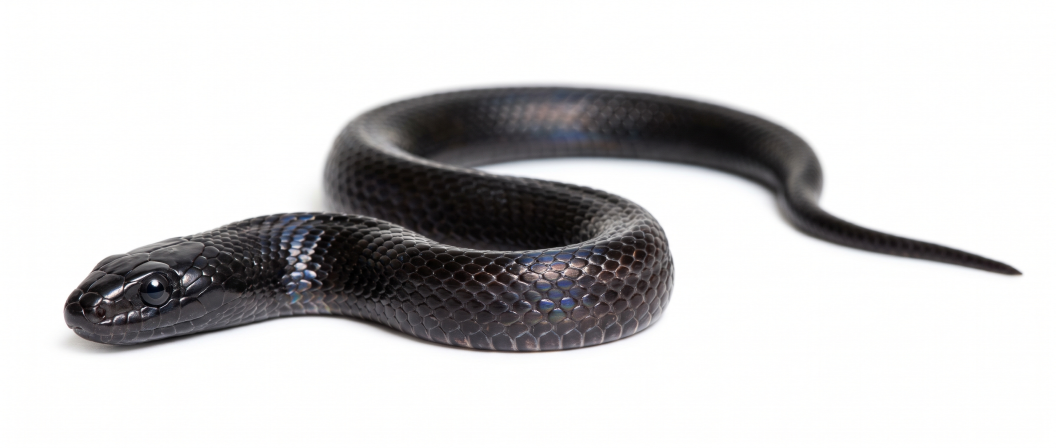
#> input picture assets/raw/snake_A.jpg, 3168 x 1344 px (shown at 1/3 size)
$ python make_sprite.py ../assets/raw/snake_A.jpg ../assets/raw/snake_B.jpg ../assets/raw/snake_B.jpg
#> lines starting #> are read from the running program, lines starting #| are printed output that depends on the picture; after the words box and inside, x2 and y2 are one past the last pixel; in counts of white or black regions, pixels touching at a corner belong together
#!/usr/bin/env python3
"""
make_sprite.py — turn a generated snake photo into a game-ready transparent sprite
with automatically-measured HEAD and TAIL anchor points.

Why this exists
---------------
A Snake & Ladder board needs the snake's head to sit exactly on the "bite" square
and its tail exactly on the "landing" square. That means the asset must carry
machine-readable anchor metadata, not just pixels. This script:

  1. Builds a soft alpha matte from the pure-white studio background (C-speed PIL LUTs).
  2. Suppresses the cast shadow and the white fringe (decontamination).
  3. Trims to the subject bounding box.
  4. Finds the principal axis of the coil via PCA over the mask.
  5. Locates the two endpoints of that axis and measures which end is THICKER.
  6. The thicker end is the HEAD (a snake tapers to a point at the tail).
  7. Emits a sidecar JSON with head/tail anchors, axis angle, span and thickness.

Usage:
    python3 make_sprite.py <input.jpg> <output.png> <output.json>
"""

import json
import math
import sys

from PIL import Image, ImageFilter

# --- Matte tuning -----------------------------------------------------------
# The generated sources are shot on a seamless white sweep. These two numbers are
# the luminance band mapped to fully-transparent -> fully-opaque.
WHITE_LEVEL = 246.0   # >= this luminance  => background
DARK_LEVEL = 62.0     # <= this luminance  => solid snake
# Levels pass afterwards to burn off the soft grey shadow and the light halo that
# the white backdrop bleeds into the scale edges.
SHADOW_FLOOR = 30.0
SHADOW_CEIL = 172.0

# Morphology applied to the alpha channel only.
ERODE_RADIUS = 1      # px, kills the 1px contaminated edge ring
FEATHER_RADIUS = 0.7  # px, restores a 1px antialiased edge


def build_alpha(gray: Image.Image) -> Image.Image:
    """Luminance -> alpha via a 256-entry lookup table (runs in C inside PIL)."""

    span = WHITE_LEVEL - DARK_LEVEL

    def raw(lum: int) -> int:
        a = (WHITE_LEVEL - lum) / span
        a = 0.0 if a < 0.0 else (1.0 if a > 1.0 else a)
        return int(a * 255.0 + 0.5)

    alpha = gray.point([raw(i) for i in range(256)])

    # Second LUT: suppress residual shadow haze + residual white halo.
    def levels(a: int) -> int:
        t = (a - SHADOW_FLOOR) / (SHADOW_CEIL - SHADOW_FLOOR)
        t = 0.0 if t < 0.0 else (1.0 if t > 1.0 else t)
        return int(t * 255.0 + 0.5)

    return alpha.point([levels(i) for i in range(256)])


def clean_alpha(alpha: Image.Image) -> Image.Image:
    """Erode to shed the white fringe, then feather back to an antialiased edge."""
    if ERODE_RADIUS >= 1:
        alpha = alpha.filter(ImageFilter.MinFilter(ERODE_RADIUS * 2 + 1))
    if FEATHER_RADIUS > 0:
        alpha = alpha.filter(ImageFilter.GaussianBlur(FEATHER_RADIUS))
    return alpha


def unmatte(rgb: Image.Image, alpha: Image.Image, buckets: int = 16) -> Image.Image:
    """Undo white-backdrop spill using the compositing equation.

    A pixel of a subject composited over pure white obeys

        observed = subject * a  +  255 * (1 - a)

    so the true colour is

        subject = 255 + (observed - 255) / a

    Without this step the white sweep bleeds into every scale edge and leaves a
    pale halo. Alpha is quantised into buckets and each bucket gets its own
    per-channel lookup table, which keeps the whole thing inside PIL's C loops.
    """
    step = max(1, 256 // buckets)
    out_bands = []
    for band in rgb.split():
        acc = Image.new("L", rgb.size, 0)
        for k in range(1, buckets + 1):
            lo = (k - 1) * step
            hi = k * step if k < buckets else 256
            av = hi / 255.0
            m = alpha.point(lambda p, lo=lo, hi=hi: 255 if lo <= p < hi else 0)
            if m.getbbox() is None:
                continue
            lut = [max(0, min(255, int(255.0 + (c - 255.0) / av + 0.5))) for c in range(256)]
            acc.paste(band.point(lut), (0, 0), m)
        out_bands.append(acc)
    return Image.merge("RGB", out_bands)


def drop_specks(mask: Image.Image, min_area: int) -> Image.Image:
    """Remove tiny disconnected blobs left behind by JPEG noise."""
    px = mask.load()
    w, h = mask.size
    seen = bytearray(w * h)
    out = bytearray(w * h)
    for y in range(h):
        for x in range(w):
            i = y * w + x
            if not px[x, y] or seen[i]:
                continue
            stack = [(x, y)]
            seen[i] = 1
            blob = []
            while stack:
                cx, cy = stack.pop()
                blob.append((cx, cy))
                for nx, ny in ((cx + 1, cy), (cx - 1, cy), (cx, cy + 1), (cx, cy - 1)):
                    if 0 <= nx < w and 0 <= ny < h:
                        j = ny * w + nx
                        if px[nx, ny] and not seen[j]:
                            seen[j] = 1
                            stack.append((nx, ny))
            if len(blob) >= min_area:
                for bx, by in blob:
                    out[by * w + bx] = 255
    res = Image.new("L", mask.size, 0)
    res.putdata(bytes(out))
    return res


def analyse(alpha: Image.Image, work: int = 512):
    """PCA the mask to find the coil's principal axis, then its two endpoints."""
    w, h = alpha.size
    scale = work / float(w)
    sw, sh = max(8, int(w * scale)), max(8, int(h * scale))
    small = alpha.resize((sw, sh), Image.BILINEAR).point(lambda p: 255 if p > 128 else 0)
    spx = small.load()

    pts = [(x, y) for y in range(sh) for x in range(sw) if spx[x, y]]
    if len(pts) < 50:
        raise SystemExit("mask too small — check the matte thresholds")

    n = float(len(pts))
    mx = sum(p[0] for p in pts) / n
    my = sum(p[1] for p in pts) / n
    sxx = syy = sxy = 0.0
    for x, y in pts:
        dx, dy = x - mx, y - my
        sxx += dx * dx
        syy += dy * dy
        sxy += dx * dy
    sxx /= n
    syy /= n
    sxy /= n

    # Principal eigenvector of the symmetric 2x2 covariance.
    tr = sxx + syy
    det = sxx * syy - sxy * sxy
    disc = max(0.0, (tr * tr / 4.0) - det)
    lam = tr / 2.0 + math.sqrt(disc)
    ux, uy = lam - syy, sxy
    if abs(ux) < 1e-9 and abs(uy) < 1e-9:
        ux, uy = 1.0, 0.0
    ulen = math.hypot(ux, uy)
    ux, uy = ux / ulen, uy / ulen
    vx, vy = -uy, ux

    proj = [((x - mx) * ux + (y - my) * uy, (x - mx) * vx + (y - my) * vy) for x, y in pts]
    pmin = min(p[0] for p in proj)
    pmax = max(p[0] for p in proj)
    span = pmax - pmin
    if span <= 0:
        raise SystemExit("degenerate axis")

    # Endpoint anchors: centroid of the mass within 12% of each extreme, so the
    # anchor sits in the middle of the head / tail blob rather than on a stray tip.
    band = span * 0.12

    def end_stats(edge: str):
        sel = []
        for (p, q), (x, y) in zip(proj, pts):
            near_min = p <= pmin + band
            if (edge == "min" and near_min) or (edge == "max" and p >= pmax - band):
                sel.append((q, x, y))
        if not sel:
            return (mx, my), 0.0
        cx = sum(s[1] for s in sel) / len(sel)
        cy = sum(s[2] for s in sel) / len(sel)
        # Perpendicular spread = how chunky this end is. Head >> tail.
        thick = max(s[0] for s in sel) - min(s[0] for s in sel)
        return (cx, cy), thick

    (ax, ay), th_a = end_stats("min")
    (bx, by), th_b = end_stats("max")

    # A real snake tapers to a point: the THICKER end is the head.
    if th_b > th_a:
        head_s, tail_s = (bx, by), (ax, ay)
        head_th, tail_th = th_b, th_a
    else:
        head_s, tail_s = (ax, ay), (bx, by)
        head_th, tail_th = th_a, th_b

    # Overall perpendicular thickness of the whole coil.
    all_q = [p[1] for p in proj]
    body_thick = max(all_q) - min(all_q)

    back = 1.0 / scale
    hx, hy = head_s[0] * back, head_s[1] * back
    tx, ty = tail_s[0] * back, tail_s[1] * back
    axis_angle = math.degrees(math.atan2(ty - hy, tx - hx))

    return {
        "head": [round(hx, 2), round(hy, 2)],
        "tail": [round(tx, 2), round(ty, 2)],
        "head_thickness_px": round(head_th * back, 1),
        "tail_thickness_px": round(tail_th * back, 1),
        "body_thickness_px": round(body_thick * back, 1),
        "head_tail_span_px": round(math.hypot(tx - hx, ty - hy), 1),
        "axis_angle_deg": round(axis_angle, 2),
        "mask_pixels": len(pts),
    }


def main():
    if len(sys.argv) != 4:
        raise SystemExit(__doc__)
    src, out_png, out_json = sys.argv[1:4]

    im = Image.open(src).convert("RGB")
#> im is the input picture: PIL image 3168x1344 RGB; mean R, G, B 205.7, 204.9, 205.3
    gray = im.convert("L")

    alpha = build_alpha(gray)
    hard = alpha.point(lambda p: 255 if p > 128 else 0)
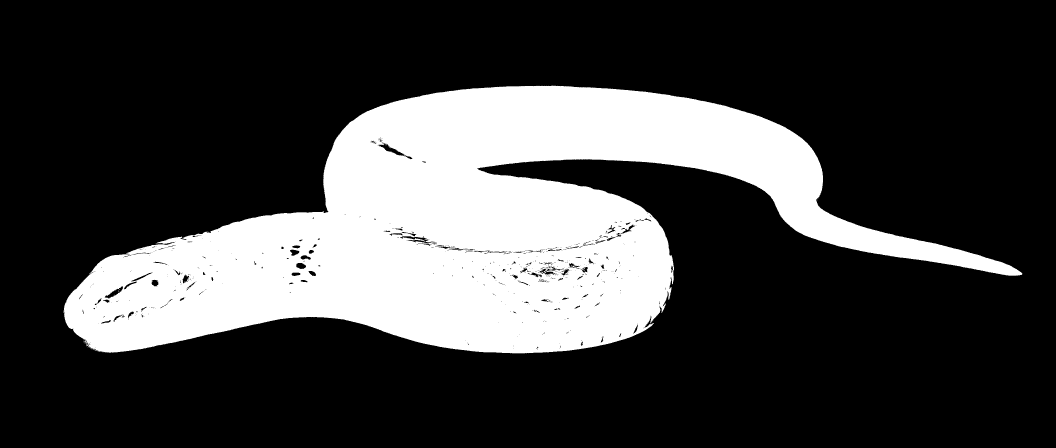
#> hard: PIL image 3168x1344 L (shown at 1/3 size); 25% white; 38 white regions (37 under 20 px), largest, box (x1, y1, x2, y2) and area: (191, 257, 3067, 1060) 1062727
    hard = drop_specks(hard, min_area=(im.size[0] * im.size[1]) // 60000)

    # Rebuild the matte as binary, then feather — keeps edges soft but stops
    # background haze bleeding back in.
    alpha = hard.filter(ImageFilter.MaxFilter(3)).filter(ImageFilter.GaussianBlur(0.6))
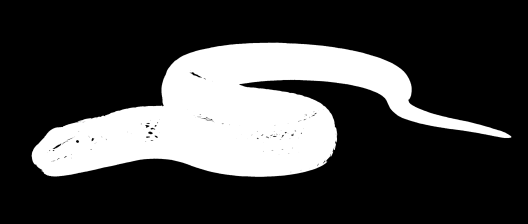
#> alpha: PIL image 3168x1344 L (shown at 1/6 size); min 0, max 255, mean 64.8
    alpha = clean_alpha(alpha)

    bbox = alpha.getbbox()
#> bbox = (188, 254, 3070, 1063)
    if not bbox:
        raise SystemExit("empty mask")
    alpha = alpha.crop(bbox)
#> alpha: PIL image 2882x809 L
    rgb = im.crop(bbox)
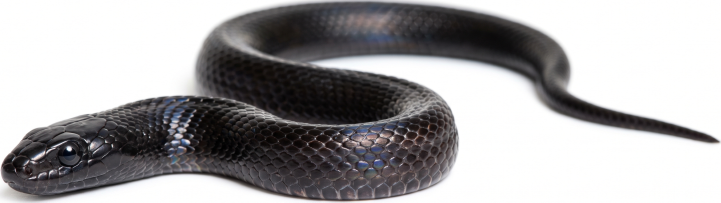
#> rgb: PIL image 2882x809 RGB (shown at 1/4 size); mean R, G, B 165.4, 163.9, 165
    # Reclaim the colour the white backdrop borrowed from every soft edge.
    rgb = unmatte(rgb, alpha)
#> the loop in unmatte, `for band in rgb.split():` made 3 passes
#> after the loop in unmatte, `for band in rgb.split():`:
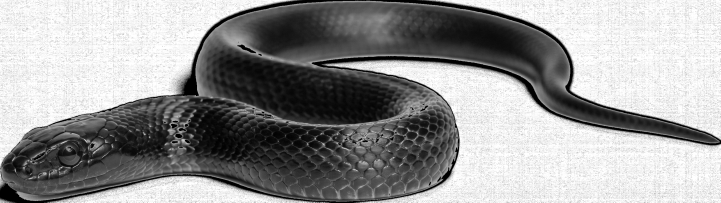
#> acc: PIL image 2882x809 L (shown at 1/4 size); min 0, max 255, mean 150.3
#> after the loop in unmatte, `for band in rgb.split():`: out_bands = 3 items
#> in unmatte, `return Image.merge("RGB", out_bands)`:
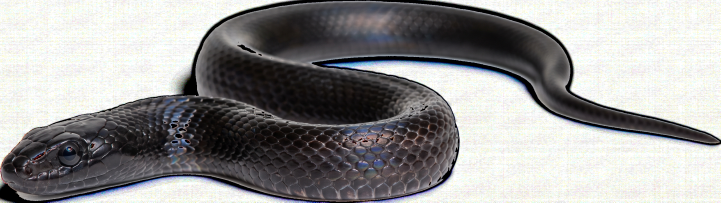
#> returned value: PIL image 2882x809 RGB (shown at 1/4 size); mean R, G, B 151.6, 150.9, 150.3
    w, h = alpha.size

    meta = analyse(alpha)
#> in analyse, `small = alpha.resize((sw, sh), Image.BILINEAR).point(lambda p: 255 if ..`:
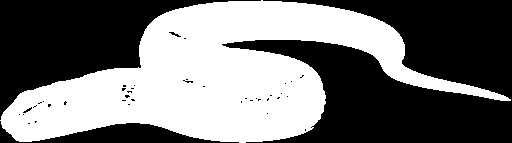
#> small: PIL image 512x143 L; 45.9% white; 1 white region, box (x1, y1, x2, y2) and area: (0, 0, 511, 143) 33626
#> in analyse, `pts = [(x, y) for y in range(sh) for x in range(sw) if spx[x, y]]`: pts = 33626 items
#> in analyse, `n = float(len(pts))`: n = 33626
#> in analyse, `mx = sum(p[0] for p in pts) / n`: mx = 218.1
#> in analyse, `my = sum(p[1] for p in pts) / n`: my = 75.85
#> the loop in analyse, `for x, y in pts:` made 33626 passes
#> (x, y, dx, dy, sxx, syy, sxy) on passes 1 to 3: (261, 0, 42.9, -75.85, 1840.7, 5752.7, -3254.1), (262, 0, 43.9, -75.85, 3768.1, 11505.5, -6584), (228, 1, 9.9, -74.85, 3866.2, 17107.6, -7325.2)
#> after the loop in analyse, `for x, y in pts:`: sxx = 345638191.2; sxy = -48577960.2; syy = 48133890.6
#> in analyse, `sxx /= n`: sxx = 10278.9
#> in analyse, `syy /= n`: syy = 1431.4
#> in analyse, `sxy /= n`: sxy = -1444.7
#> in analyse, `tr = sxx + syy`: tr = 11710.3
#> in analyse, `det = sxx * syy - sxy * sxy`: det = 12626685.4
#> in analyse, `disc = max(0.0, (tr * tr / 4.0) - det)`: disc = 21656363.2
#> in analyse, `lam = tr / 2.0 + math.sqrt(disc)`: lam = 10508.8
#> in analyse, `ux, uy = lam - syy, sxy`: ux = 9077.4; uy = -1444.7
#> in analyse, `ulen = math.hypot(ux, uy)`: ulen = 9191.6
#> in analyse, `ux, uy = ux / ulen, uy / ulen`: ux = 0.988; uy = -0.157
#> in analyse, `vx, vy = -uy, ux`: vx = 0.157; vy = 0.988
#> in analyse, `proj = [((x - mx) * ux + (y - my) * uy, (x - mx) * vx + (y - my) * vy)..`: proj = 33626 items
#> in analyse, `pmin = min(p[0] for p in proj)`: pmin = -222.3
#> in analyse, `pmax = max(p[0] for p in proj)`: pmax = 284.6
#> in analyse, `span = pmax - pmin`: span = 507
#> in analyse, `band = span * 0.12`: band = 60.84
#> the loop in end_stats, `for (p, q), (x, y) in zip(proj, pts):` made 33626 passes
#> (p, q, x, y) on passes 1 to 3: (54.29, -68.16, 261, 0), (55.28, -68, 262, 0), (21.54, -72.36, 228, 1)
#> after the loop in end_stats, `for (p, q), (x, y) in zip(proj, pts):`: sel = 2656 items, first 6: (-19.56, 55, 82), (-19.04, 52, 83), (-18.88, 53, 83), (-18.73, 54, 83), (-18.57, 55, 83), (-18.21, 51, 84)
#> in end_stats, `cx = sum(s[1] for s in sel) / len(sel)`: cx = 34.12
#> in end_stats, `cy = sum(s[2] for s in sel) / len(sel)`: cy = 115.2
#> in end_stats, `thick = max(s[0] for s in sel) - min(s[0] for s in sel)`: thick = 54.76
#> in analyse, `(ax, ay), th_a = end_stats("min")`: ax = 34.12; ay = 115.2; th_a = 54.76
#> the loop in end_stats (call 2), `for (p, q), (x, y) in zip(proj, pts):` made 33626 passes
#> in analyse, `(bx, by), th_b = end_stats("max")`: bx = 473.8; by = 90.95; th_b = 29.81
#> in analyse, `head_s, tail_s = (ax, ay), (bx, by)`: head_s = (34.12, 115.2); tail_s = (473.8, 90.95)
#> in analyse, `head_th, tail_th = th_a, th_b`: head_th = 54.76; tail_th = 29.81
#> in analyse, `all_q = [p[1] for p in proj]`: all_q = 33626 items
#> in analyse, `body_thick = max(all_q) - min(all_q)`: body_thick = 146.1
#> in analyse, `hx, hy = head_s[0] * back, head_s[1] * back`: hx = 192.1; hy = 648.2
#> in analyse, `tx, ty = tail_s[0] * back, tail_s[1] * back`: tx = 2667; ty = 512
#> in analyse, `axis_angle = math.degrees(math.atan2(ty - hy, tx - hx))`: axis_angle = -3.15
#> meta = {'head': [192.1, 648.2], 'tail': [2667, 512], 'head_thickness_px': 308.3, 'tail_thickness_px': 167.8, 'body_thickness_px': 822.1, 'head_tail_span_px': 2478.6, 'axis_angle_deg': -3.15, 'mask_pixels': 33626}
    meta.update({"src": src, "width": w, "height": h,
                 "bbox": list(bbox), "trimmed_size": [w, h]})

    sprite = Image.merge("RGBA", (*rgb.split(), alpha))
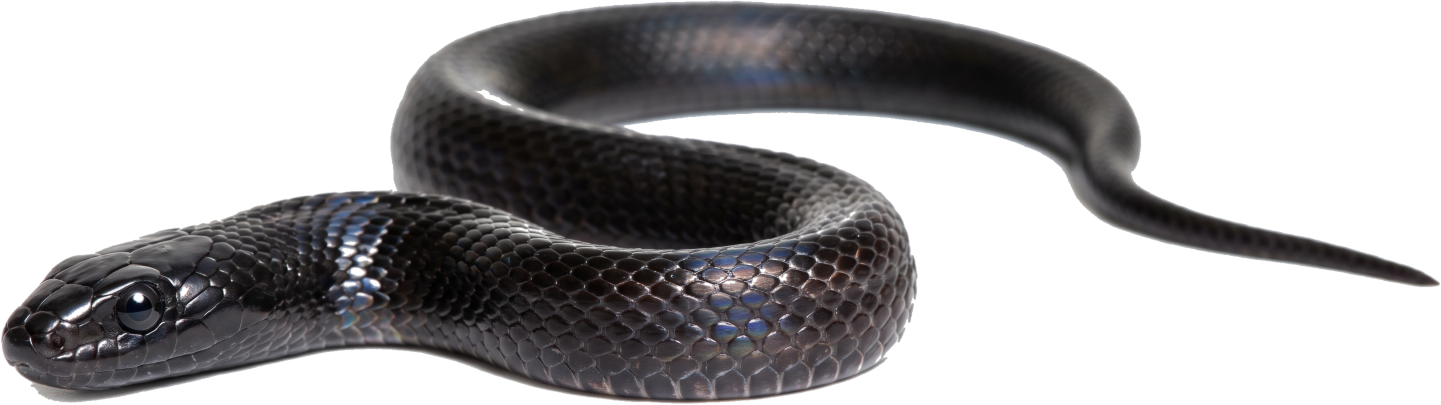
#> sprite: PIL image 2882x809 RGBA (shown at 1/2 size); mean R, G, B, A 151.6, 150.9, 150.3, 116.9; transparent parts drawn white
    sprite.save(out_png, "PNG", optimize=True)
    with open(out_json, "w") as fh:
        json.dump(meta, fh, indent=2)

    print(f"wrote {out_png}  {w}x{h}")
#| wrote ../assets/raw/snake_B.jpg  2882x809
    print(f"  head  {meta['head']}   thickness {meta['head_thickness_px']}px")
#|   head  [192.08, 648.18]   thickness 308.3px
    print(f"  tail  {meta['tail']}   thickness {meta['tail_thickness_px']}px")
#|   tail  [2666.98, 511.97]   thickness 167.8px
    print(f"  span  {meta['head_tail_span_px']}px  angle {meta['axis_angle_deg']}deg")
#|   span  2478.6px  angle -3.15deg
    print(f"wrote {out_json}")


if __name__ == "__main__":
    main()
